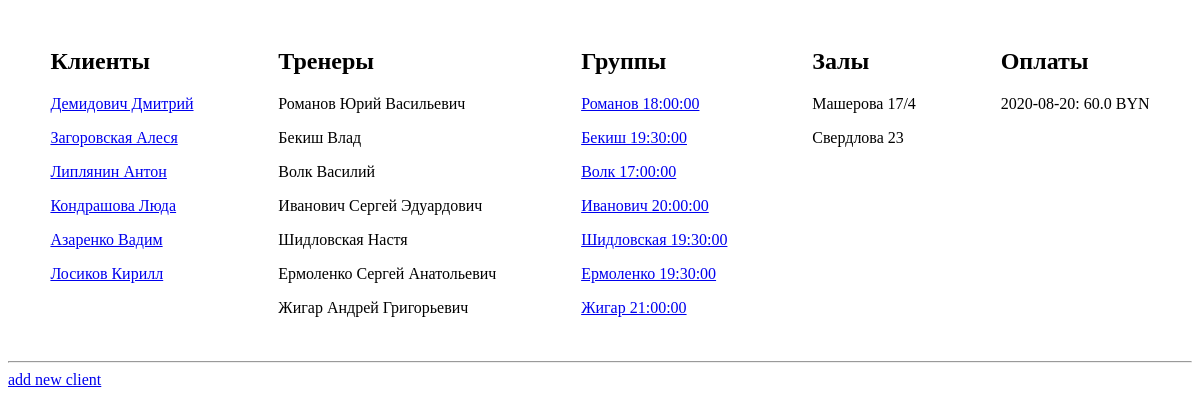
The app's page /, older data.
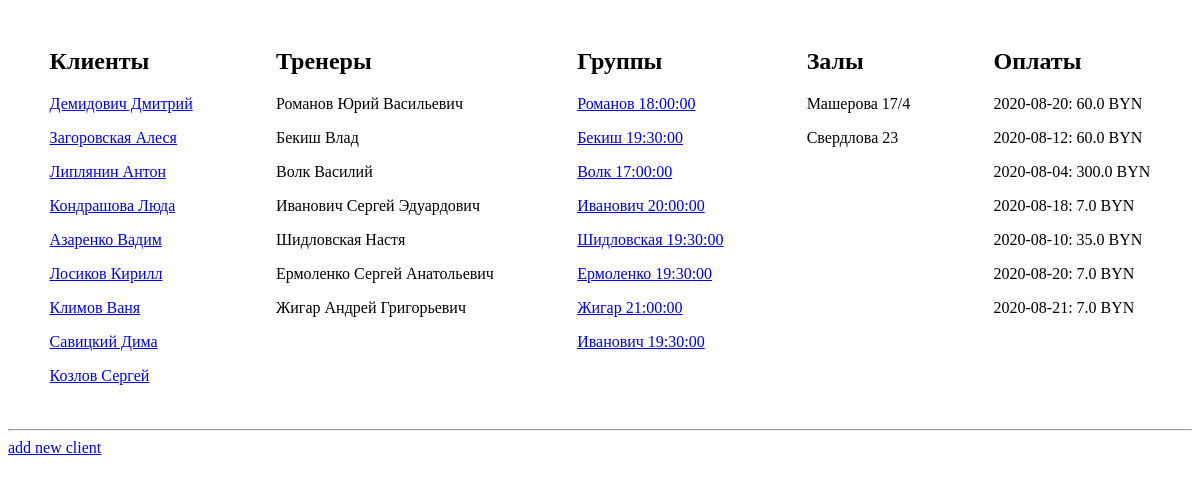
The same page, newer data.
### billing/models.py (models this page shows, shortened)
class Client(models.Model):
    member_card = models.CharField(verbose_name='Членская карта', max_length=4, blank=True, null=True)
    name = models.CharField(verbose_name='ФИО',max_length=50)
    tel_number = models.CharField(verbose_name='Номер телефона', max_length=20, blank=True, null=True)
    info = models.TextField(verbose_name='Дополнительная информация', null=True, blank=True)
    training_type_choices = [
        ('I', 'Индивидуал'),
        ('G', 'В группе'),
        ('B', 'Смешанный'),
    ]
    cl_type = models.CharField(verbose_name='Тип клиента', max_length=1, choices=training_type_choices, default='G')
    treners = models.ManyToManyField(Trener, verbose_name='Тренер', blank=True)
    groups = models.ManyToManyField(Group, verbose_name='Группа', blank=True)
    def __str__(self):
        return self.name
    class Meta:
        verbose_name = 'Клиент'
        verbose_name_plural = 'Клиенты'

class Trener(models.Model):
    name = models.CharField(max_length=50, verbose_name = 'Имя')
    tel_number = models.CharField(max_length=20, verbose_name = 'Номер телефона')
    info = models.TextField(blank=True, null=False, verbose_name = 'Дополнительная информация')
    class Meta:
        verbose_name = 'Тренер'
        verbose_name_plural = 'Тренеры'
    def __str__(self):
        return self.name

class Group(models.Model):
    gr_type_choices = [
        ('A', 'Взрослая'),
        ('C', 'Детская')
    ]
    sport_type_choices = [
        ('B', 'Классический бокс'),
        ('T', 'Тайский бокс'),
        ('W', 'Женская группа'),
        ('M', 'ММА')
    ]
    gr_type = models.CharField(verbose_name='Возраст', max_length=1, choices=gr_type_choices, default='A')
    sport_type = models.CharField(verbose_name='Тип', max_length=1, choices = sport_type_choices, default='T')
    time = models.TimeField(verbose_name='Время')
    trener = models.ForeignKey('Trener', verbose_name='Тренер', on_delete=models.PROTECT, null=True, blank=True)
    address = models.ForeignKey('Address', verbose_name='Зал', on_delete=models.PROTECT, null=True, blank=True)
    class Meta:
        verbose_name = 'Группа'
        verbose_name_plural = 'Группы'
    def __str__(self):
        name = self.trener.name.split()[0]
        return ' '.join([name, str(self.time)])

class Address(models.Model):
    address_choices = [
        ('Машерова 17/4', 'Машерова 17/4'),
        ('Свердлова 23', 'Свердлова 23')
    ]
    address = models.CharField(max_length=20, choices = address_choices)
    tel_number = models.CharField(max_length = 20)
    class Meta:
        verbose_name = 'Адрес'
        verbose_name_plural = 'Адреса'
    def __str__(self):
        return self.address

class Payment(models.Model):
    client = models.ForeignKey(Client, on_delete=models.PROTECT, verbose_name='Плательщик')
    amount = models.FloatField(verbose_name='Сумма', default=60)
    payment_to_choices = [
        ('G', 'В группу'),
        ('I', 'Индивидуально')
    ]
    payment_type_choices = [
        ('O', 'Разовый платеж'),
        ('M', 'Месячный взнос')
    ]
    payment_to = models.CharField(max_length=1, choices=payment_to_choices, default='G', verbose_name='Направление оплаты')
    payment_type = models.CharField(max_length=1, choices=payment_type_choices, default='M', verbose_name='Тип оплаты')
    trener = models.ForeignKey(Trener, on_delete=models.PROTECT, verbose_name='Тренер', blank=True, null=True)
    group = models.ForeignKey(Group, on_delete=models.PROTECT, verbose_name='Группа', blank=True, null=True)
    date = models.DateField(verbose_name='Дата оплаты', default=timezone.now)
    def __str__(self):
        if self.trener:
            return f'{self.date}: {self.amount} BYN'
        return f'{self.date}: {self.amount} BYN'
    class Meta:
        verbose_name = 'Оплата'
        verbose_name_plural = 'Оплаты'

### billing/views.py (the view)
# urls.py: path('', views.index, name='index'),
def index(request):
    clinets = Client.objects.all()
    treners = Trener.objects.all()
    addresses = Address.objects.all()
    groups = Group.objects.all()
    payments = Payment.objects.all()
    return render(request, 'billing/index.html', {
        'clients': clinets,
        'treners': treners,
        'addresses': addresses,
        'groups': groups,
        'payments':payments,
    })

### ChinukMaster/templates/billing/index.html (shortened to what this page needs)
{% extends 'billing/base.html' %}
{% block content %}
<div class="container info-list">
    <div class="div-clients content">
        <h2>Клиенты</h2>
        {% for client in clients %}
            <a href="{% url 'detail_client' client.id %}"><p>{{client}}</p></a>
        {% endfor %}
    </div>
    <div class="div-treners content">
        <h2>Тренеры</h2>
        {% for trener in treners %}
            <p>{{trener}}</p>
        {% endfor %}
    </div>
    <div class="div-groups content">
        <h2>Группы</h2>
        {% for group in groups %}
            <a href="{% url 'detail_group' group.id %}"><p>{{group}}</p></a>
        {% endfor %}
    </div>
    <div class="div-addresses content">
        <h2>Залы</h2>
        {% for address in addresses %}
            <p>{{address}}</p>
        {% endfor %}
    </div>
    <div class="div-payments content">
        <h2>Оплаты</h2>
        {% for payment in payments %}
            <p>{{payment}}</p>
        {% endfor %}
    </div>
</div>
<hr>
<div class="actions">
<a href="{% url 'new_client' %}" class="add_new_client">add new client</a>
</div>
{% endblock %}

### ChinukMaster/templates/billing/base.html (shortened to what this page needs)
{% load static %}
<!DOCTYPE html>
<html lang="en">
<head>
    <link rel="stylesheet" href="{% static 'billing.css' %}">
</head>
<body>
    {% block content %}
    {% endblock %}
</body>
</html>

### billing/static/billing.css (style rules this page uses)
.container { display: flex; flex-direction: row; justify-content: space-around; align-items: flex-start; }
.content { margin: 20px; }

Row changes from the older to the newer data that the page shows:
added Client: name "Климов Ваня"
added Client: name "Савицкий Дима"
added Client: name "Козлов Сергей"
added Group: trener+time "Иванович 19:30:00"
added Payment: trener+date+amount "2020-08-12: 60.0 BYN"
added Payment: trener+date+amount "2020-08-04: 300.0 BYN"
added Payment: trener+date+amount "2020-08-18: 7.0 BYN"
added Payment: trener+date+amount "2020-08-10: 35.0 BYN"
added Payment: trener+date+amount "2020-08-20: 7.0 BYN"
added Payment: trener+date+amount "2020-08-21: 7.0 BYN"
